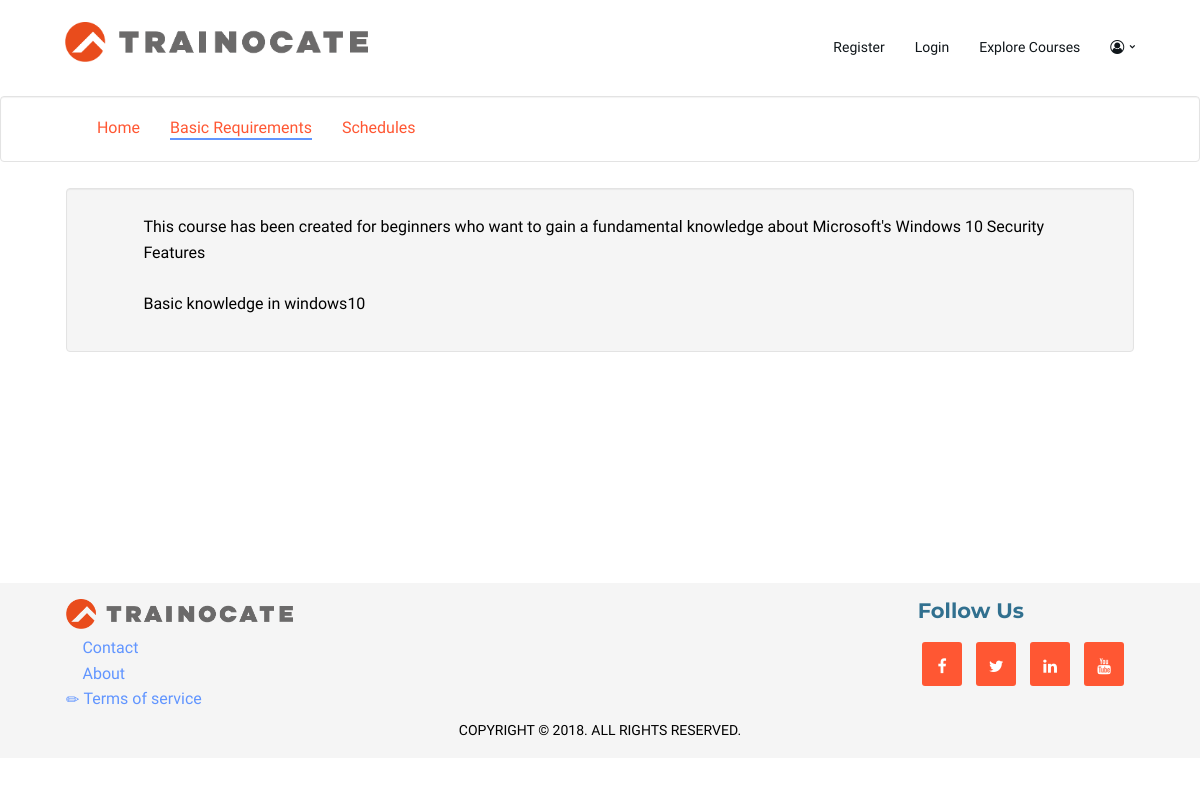
Screenshot of /requirements/INF258x/ with the database file from the repository.
### course/models.py (models this page shows, shortened)
class CourseDetails(models.Model):
    CATEGORY_CHOICES=(
    ('Trainocate','Trainocate'),
    ('Microsoft','Microsoft'),
    ('Cisco','Cisco'),
    )
    category=models.CharField(max_length=100, choices=CATEGORY_CHOICES)
    name = models.CharField(
        verbose_name=_("Course Name"),
        max_length=60, blank=False)
    courseid = models.ForeignKey(
        CourseId, null=True, blank=True,
        verbose_name=_("CourseId"), on_delete=models.CASCADE)
    image=models.ImageField(upload_to='course_image',blank=False,verbose_name=_("Course Thumbnail"))
    start_date=models.DateTimeField(default=timezone.now(),
    null=True, blank=True,verbose_name=("Start Date"))
    end_date=models.DateTimeField(null=True, blank=True,
    verbose_name=("End Date"))
    description = models.TextField(
        verbose_name=_("Course Description"),
        blank=True, help_text=_("a description of the Course"))
    url = models.SlugField(
        max_length=60, blank=False,
        help_text=_("a user friendly url"),
        verbose_name=_("user friendly url"))
    course_requirements = models.TextField(
        blank=True, help_text=_("Course requirements."),
        verbose_name=_("Course requirements"))
    target_audience= models.TextField(
        verbose_name=_("Target Audience"),
        blank=True, help_text=_("Who need this course?"))
    class Meta:
        verbose_name = _("CourseDetails")
        verbose_name_plural = _("CourseDetails")

### course/views.py (the view)
# urls.py: url(r'^requirements/(?P<courseid>[-\w]+)/$',course.views.requirements,name='requirements'),
def requirements(request,courseid):
    courseid=get_object_or_404(CourseId,courseid=courseid)
    cohome=CourseDetails.objects.filter(courseid=courseid)
    home={
    'courseid':courseid,
    'cohome':cohome
    }
    return render(request,'requirements.html',home)

### course/models.py (called while the page is built)
    def __str__(self):
        return self.courseid

### user/templates/requirements.html (shortened to what this page needs)
<!DOCTYPE html>
{% load staticfiles %}
<html lang="en">
<head>
	<link type="text/css" rel="stylesheet" href="{% static 'css/bootstrap.min.css' %}" />
	<link type="text/css" rel="stylesheet" href="{% static 'css/owl.carousel.css' %}" />
	<link type="text/css" rel="stylesheet" href="{% static 'css/owl.theme.default.css' %}" />
	<link type="text/css" rel="stylesheet" href="{% static 'css/magnific-popup.css' %}" />
	<link rel="stylesheet" href="{% static 'css/font-awesome.min.css' %}">
	<link type="text/css" rel="stylesheet" href="{% static 'css/style.css' %}" />
</head>
<body>
{% include "header.html" %}
	<div id="blog" class="section cm-padding" >
				<nav id="nav" class="nav-transparent well">
			<div class="container">
				<div id="myNavbar" class="collapse navbar-collapse">
				<ul class="nav navbar-nav navbar-left" >
					{% for home in cohome %}
					<li><a href="{% url 'coursehome' courseid=home.courseid %}" style="color: #ff5733">Home</a></li>
					{% endfor %}
					{% for home in cohome %}
					<li class="active"><a href="{% url 'requirements' courseid=home.courseid %}" style="color: #ff5733">Basic Requirements</a></li>
					<li><a href="{% url 'schedules' courseid=home.courseid %}" style="color: #ff5733">Schedules</a></li>
					{%endfor%}
				</ul>
			</div>
			</div>
				</nav>
			</div>
		<div class="container">
<div class="col-md-12 well">
	<div class="container">
								{% for home in cohome %}
							<p>	This course has been created for beginners who want to gain a fundamental knowledge about {{home.name}}
								<br>
								<br>
              {{home.course_requirements}}
</p>
{%endfor%}
</div>
</div>
	</div>
<br><br><br><br><br><br><br><br>
{% include "footer.html" %}
			</body>
			</html>

### user/static/css/style.css (style rules this page uses)
body { font-family: 'Varela Round', sans-serif; font-size: 16px; line-height: 1.6; overflow-x: hidden; color: black; height: 100%; }
a { color: #6195FF; text-decoration: none; -webkit-transition: 0.2s opacity; transition: 0.2s opacity; }
ul, ol { margin: 0; padding: 0; list-style: none }
.section { position: relative; }
.cm-padding { padding-top: 10; padding-bottom: 0px; }
* { box-sizing: border-box }
.container { padding: 6px; width: 90%; }
.container::after { content: ""; clear: both; display: table; }
#nav { padding: 0px 0px; background: #FFF; -webkit-transition: 0.2s padding; transition: 0.2s padding; z-index: 999; }
#nav.nav-transparent { background: transparent; }
.active, li:hover { background: transparent; color: #6195FF; }
.nav>li>a:after { content: ""; display: block; background-color: #6195FF; height: 2px; width: 0%; -webkit-transition: 0.2s width; transition: 0.2s width; }
.nav>li>a:hover:after, .nav>li.active>a:after { width: 100%; }

### rows the page displays
CourseDetails: name "Microsoft's Windows 10 Security Features", course_requirements "Basic knowledge in windows10"
